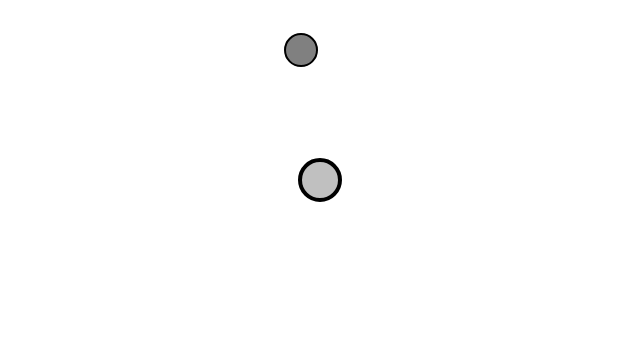
Frame 1 (no input)
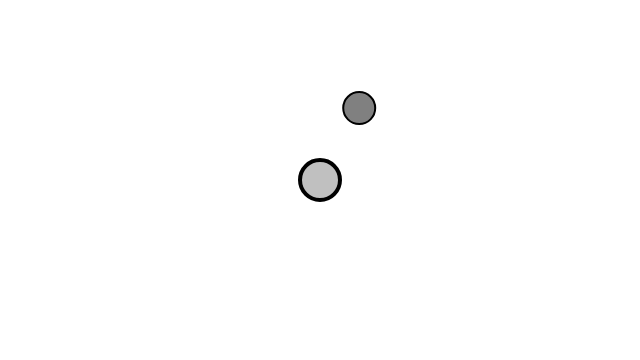
Frame 60 (no input)
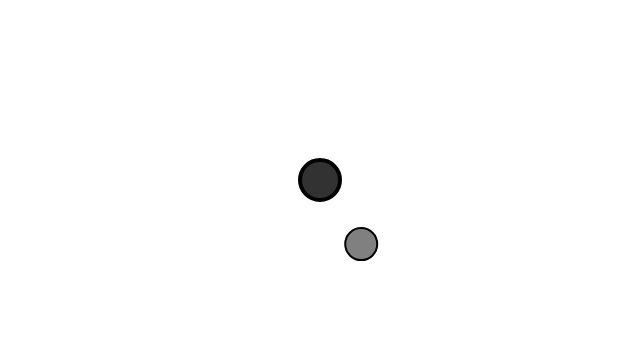
Frame 120 (the mouse pressed at the canvas centre since frame 60)

The p5.js sketch that drew these frames (run headless with seeded random() and noise() and a simulated clock; from frame 60 on, the mouse is pressed at the canvas centre):

// p5.js sketch
// ── sketch.js
// The Nature of Code
// Daniel Shiffman
// http://natureofcode.com


// A Mover and an Attractor
let mover;
let attractor;

// Gravitational constant (for global scaling)
let G = 1;


function setup() {
  createCanvas(640, 360);
  mover = new Mover(300, 50, 2);
  attractor = new Attractor();
}

function draw() {
  background(255);

  let force = attractor.attract(mover);
  mover.applyForce(force);
  mover.update();

  attractor.display();
  mover.display();
}

function mouseMoved() {
  attractor.handleHover(mouseX, mouseY);
}

function mousePressed() {
  attractor.handlePress(mouseX, mouseY);
}

function mouseDragged() {
  attractor.handleHover(mouseX, mouseY);
  attractor.handleDrag(mouseX, mouseY);
}

function mouseReleased() {
  attractor.stopDragging();
}
// ── attractor.js
// The Nature of Code
// Daniel Shiffman
// http://natureofcode.com

// An object for a draggable attractive body in our world

class Attractor {
  constructor() {
    this.position = createVector(width / 2, height / 2);
    this.mass = 20;
    this.dragOffset = createVector(0, 0);
    this.dragging = false;
    this.rollover = false;
  }

  attract(mover) {
    // Calculate direction of force
    let force = p5.Vector.sub(this.position, mover.position);
    // Distance between objects
    let distance = force.mag();
    // Limiting the distance to eliminate "extreme" results for very close or very far objects
    distance = constrain(distance, 5, 25);

    // Calculate gravitional force magnitude
    let strength = (G * this.mass * mover.mass) / (distance * distance);
    // Get force vector --> magnitude * direction
    force.setMag(strength);
    return force;
  }

  // Method to display
  display() {
    ellipseMode(CENTER);
    strokeWeight(4);
    stroke(0);
    if (this.dragging) {
      fill(50);
    } else if (this.rollover) {
      fill(100);
    } else {
      fill(175, 200);
    }
    ellipse(this.position.x, this.position.y, this.mass * 2, this.mass * 2);
  }

  // The methods below are for mouse interaction
  handlePress(mx, my) {
    let d = dist(mx, my, this.position.x, this.position.y);
    if (d < this.mass) {
      this.dragging = true;
      this.dragOffset.x = this.position.x - mx;
      this.dragOffset.y = this.position.y - my;
    }
  }

  handleHover(mx, my) {
    let d = dist(mx, my, this.position.x, this.position.y);
    if (d < this.mass) {
      this.rollover = true;
    } else {
      this.rollover = false;
    }
  }

  stopDragging() {
    this.dragging = false;
  }

  handleDrag(mx, my) {
    if (this.dragging) {
      this.position.x = mx + this.dragOffset.x;
      this.position.y = my + this.dragOffset.y;
    }
  }
}
// ── mover.js
// The Nature of Code
// Daniel Shiffman
// http://natureofcode.com

class Mover {
  constructor(x, y, mass) {
    this.mass = mass;
    this.radius = mass * 8;
    this.position = createVector(x, y);
    this.velocity = createVector(1, 0);
    this.acceleration = createVector(0, 0);
  }
  // Newton's 2nd law: F = M * A
  // or A = F / M
  applyForce(force) {
    let f = p5.Vector.div(force, this.mass);
    this.acceleration.add(f);
  }

  update() {
    // Velocity changes according to acceleration
    this.velocity.add(this.acceleration);
    // position changes by velocity
    this.position.add(this.velocity);
    // We must clear acceleration each frame
    this.acceleration.mult(0);
  }

  display() {
    stroke(0);
    strokeWeight(2);
    fill(0, 127);
    ellipse(this.position.x, this.position.y, this.radius * 2);
  }
}
